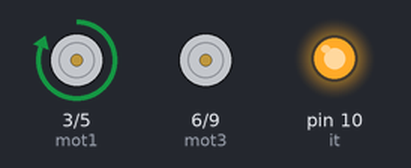
A sketch run on a simulated Arduino Uno, built with avr-gcc and run on an emulated ATmega328P. Parts: motor-driver pin pairs drawn as motors (green arrow = first pin HIGH = forward, orange = second pin HIGH = backward, longer = more drive), output pins drawn as LEDs (lit = HIGH). Pins used as bus, display or sensor lines are not drawn.

Above: at 0.1 s.
At 18.0 s:
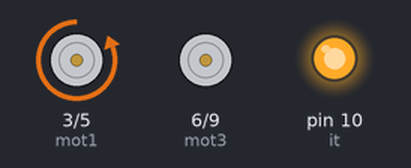
At 36.0 s:
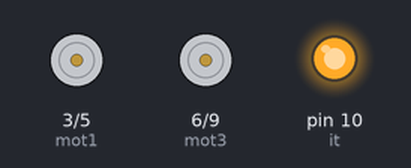
At 56.0 s:
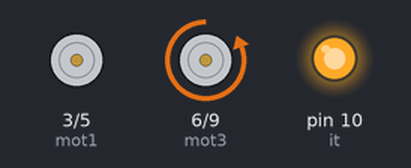
At 111.0 s:
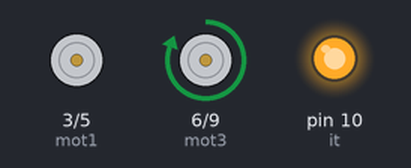
Timing chart, 0 to 130.0 s (numbered marks = the images above):
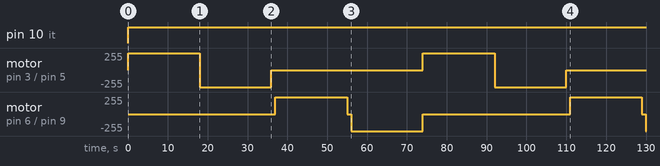

The sketch:

shiny_bigery_juttuli1.ino
```cpp
const int mot1 = 3;
const int mot2 = 5;
const int mot3 = 6;
const int mot4 = 9;
const int it = 10;
const int re = 11;
const int mota0 = A0;

void setup()
{
  pinMode(mot1, OUTPUT);
  pinMode(mot2, OUTPUT);
  pinMode(mot3, OUTPUT);
  pinMode(mot4, OUTPUT);
  pinMode(mota0, INPUT);
pinMode(it, OUTPUT);
pinMode(re, OUTPUT);
}
void top()
{
 digitalWrite(mot1,HIGH);
 digitalWrite(mot2,LOW);


}
void topback()
{
 digitalWrite(mot1,LOW);
 digitalWrite(mot2,HIGH);

}
void bottom()
{
 digitalWrite(mot3,HIGH);
 digitalWrite(mot4,LOW);

}
void bottomback()
{
 digitalWrite(mot3,LOW);
 digitalWrite(mot4,HIGH);

}
void speedgo()
{ analogWrite(it,255);
 analogWrite(re,255);
}
void stop()
{digitalWrite(mot1,LOW);
 digitalWrite(mot2,LOW);
 digitalWrite(mot3,LOW);
 digitalWrite(mot4,LOW);
}

void loop()
{
   top();
 for(int i=0; i< 256; i++){
 speedgo();
   delay(70);
 }
  for (int i= 255; i<= 0; i--);
  {delay(70);
   stop();

  }

  topback();
for(int i=0; i< 256; i++){
 speedgo();
   delay(70);
 }
  for (int i= 255; i<= 0; i--);
  {delay(70);
   stop();

  }

   delay(1000);
	bottom();
  for(int i=0; i< 256; i++){
 speedgo();
   delay(70);
 }
  for (int i= 255; i<= 0; i--);
  {delay(70);
   stop();

  }

  delay(1000);
  bottomback();
   for(int i=0; i< 256; i++){
 speedgo();
   delay(70);
 }
  for (int i= 255; i<= 0; i--);
  {delay(70);
   stop();

  }


  }
```

Measured:
- by itself, pin 10 (it): LOW → HIGH at 0.00 s
- by itself, motor on pin 6 (mot3) / pin 9 (mot4): stopped → forward 255/255 at 37.0 s, → stopped 18.0 s later, → backward 255/255 1.0 s later, → stopped 18.0 s later, … (7 changes in this stretch)
- by itself, motor on pin 3 (mot1) / pin 5 (mot2): stopped → forward 255/255 at 0.00 s, → backward 255/255 18.0 s later, → stopped 18.0 s later, → forward 255/255 38.0 s later, … (6 changes in this stretch)
